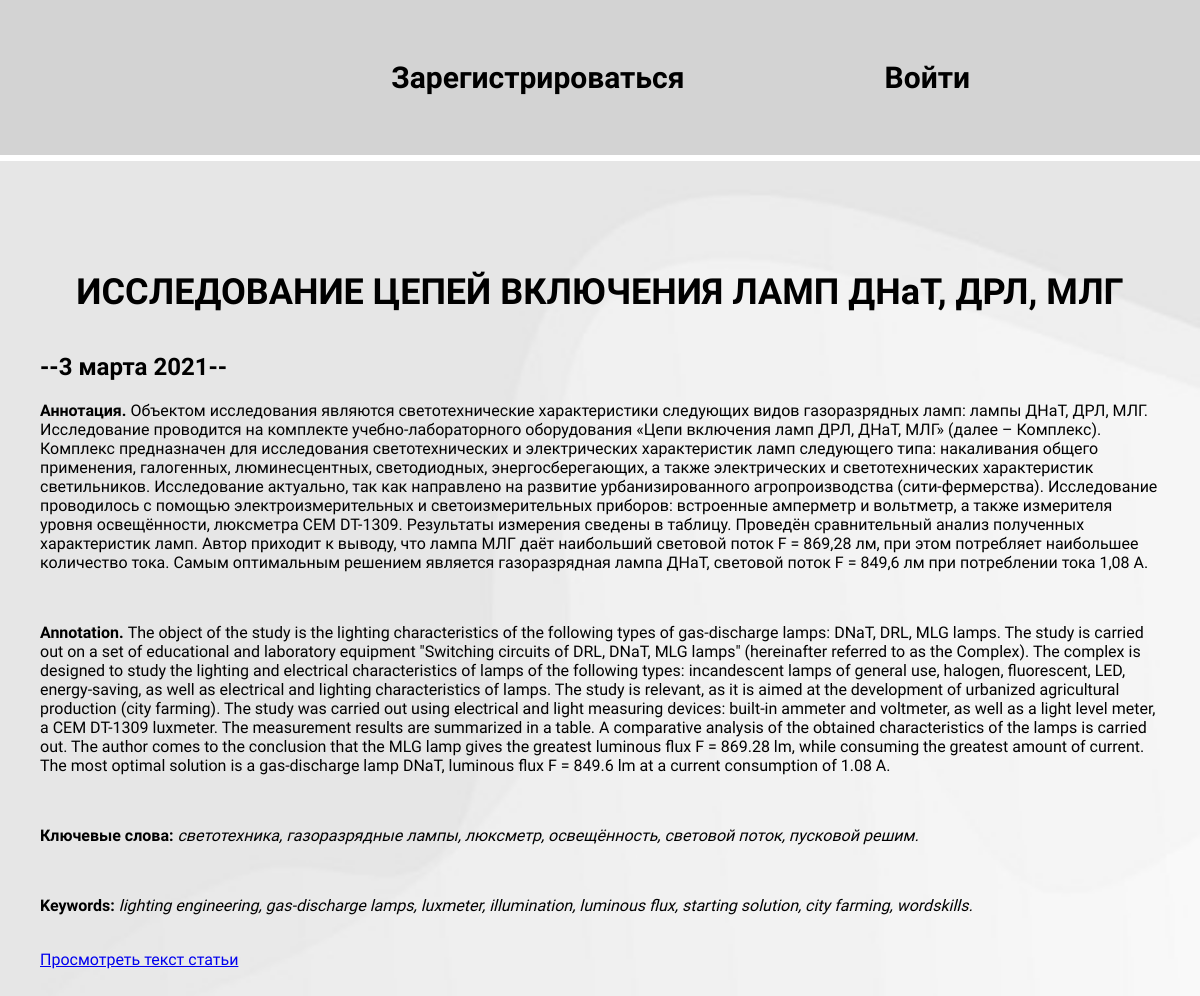
Page /blog/1/ on the committed database.
### blog/models.py (models this page shows, shortened)
class Blog(models.Model):
    title = models.CharField(max_length=250)
    description = models.TextField()
    date = models.DateField()
    pdf = models.FileField(upload_to='skills/pdf/')

### blog/views.py (the view)
# urls.py: path('<int:blog_id>/', views.detail, name='detail'),
def detail(request, blog_id):
    blog = get_object_or_404(Blog, pk=blog_id)
    return render(request, 'blog/details.html', {'blog': blog})

### blog/templates/blog/details.html
{% extends 'skills/base.html' %}
{% block content %}
<div class="detail">
    <h1>{{ blog.title }}</h1>
    <h2>--{{ blog.date|date:'j E Y' }}--</h2>
    {{ blog.description|safe }}
    <div>
        <a href="{{ blog.pdf.url }}" target="_blank">Просмотреть текст статьи</a>
    </div>
</div>
{% endblock %}

### skills/static/css/style.css (style rules this page uses)
body { font-family: "Lexend", sans-serif; background-image: url("../skills/5.jpg"); background-size: cover; margin: 0; padding: 0; }
.content h1 { text-align: center; margin: 60px 0 40px; font-size: 36px; }
.detail { padding: 20px 20px 60px; }

### rows in the picture
Blog: title "ИССЛЕДОВАНИЕ ЦЕПЕЙ ВКЛЮЧЕНИЯ ЛАМП ДНаТ, ДРЛ, МЛГ", date "3 марта 2021", description "Аннотация. Объектом исследования являются светотехнические характеристики следующих видов газоразрядных ламп: лампы ДНаТ, ДРЛ, МЛГ. Исследование проводится на комплекте учебно-лабораторного оборудования «Цепи включения ламп ДРЛ, ДНаТ, МЛГ» (далее – Комплекс). Комплекс предназначен для исследования светотехнических и электрических характеристик ламп следующего типа: накаливания общего применения, галогенных, люминесцентных, светодиодных, энергосберегающих, а также электрических и светотехнических характеристик светильников. Исследование актуально, так как направлено на развитие урбанизированного агропроизводства (сити-фермерства). Исследование проводилось с помощью электроизмерительных и…"
